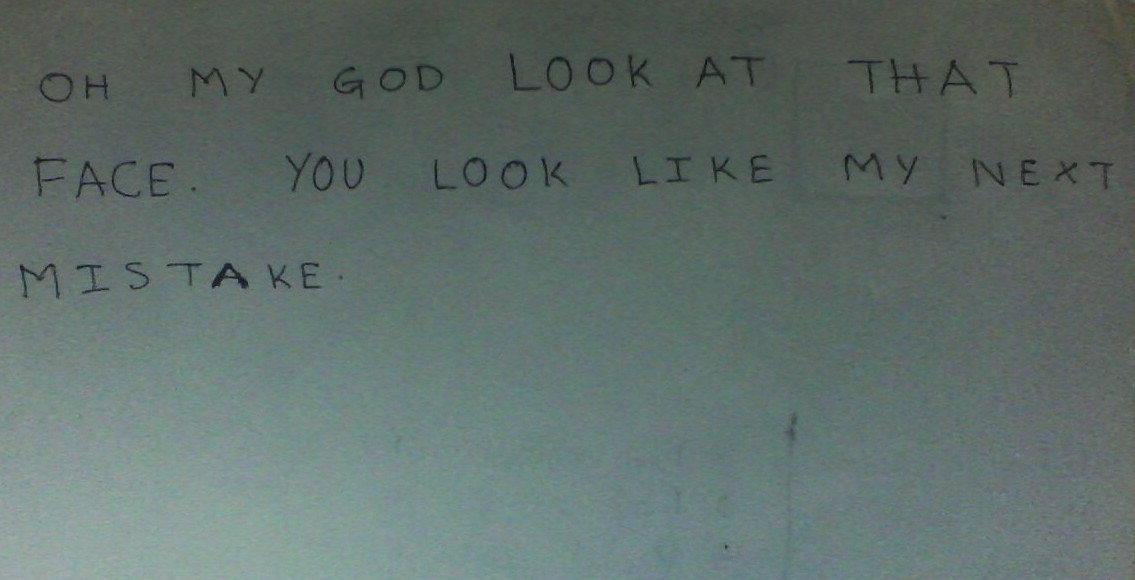
#> input picture Training/Test_images/crop1.jpg, 1135 x 580 px, found by its file name
$ python test_contour.py   (older library calls are emulated)
#> lines starting #> are read from the running program, lines starting #| are printed output that depends on the picture; after the words box and inside, x2 and y2 are one past the last pixel; in counts of white or black regions, pixels touching at a corner belong together
import cv2
im = cv2.imread('/home/captain_jack/Codes/OCR/crop1.jpg')
#> im is the input picture: shape (580, 1135, 3); mean B, G, R 106.7, 110.8, 96.2
gray = cv2.cvtColor(im,cv2.COLOR_BGR2GRAY)
edges = cv2.Canny(gray,40,100)
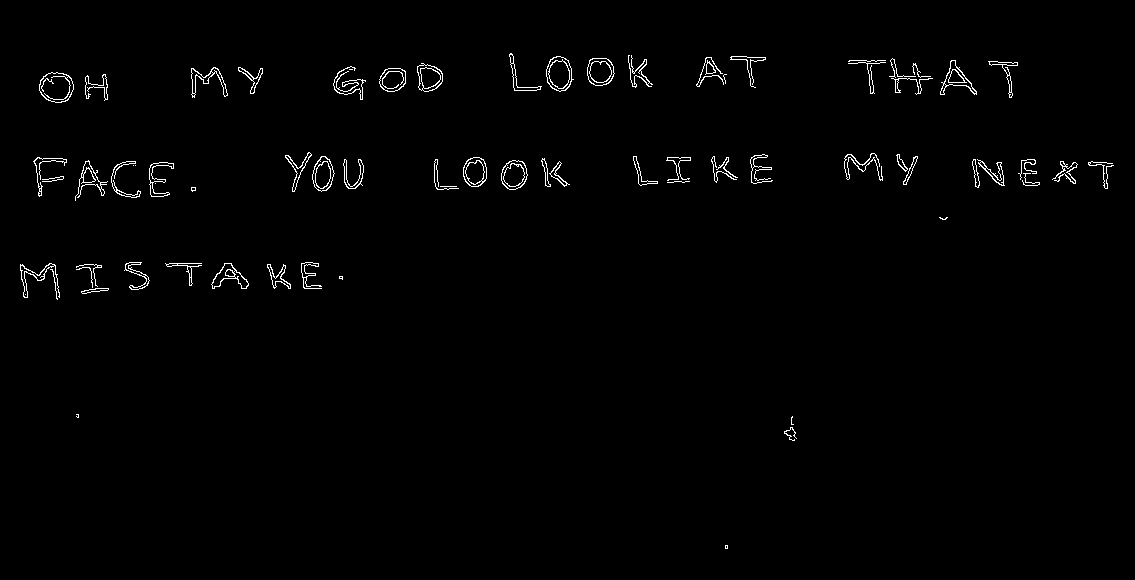
#> edges: shape (580, 1135); 1.1% white in thin lines or dots, all inside (x1, y1, x2, y2) = (20, 53, 1114, 549)
im2, cnts, hierarchy = cv2.findContours(
    edges,
    cv2.RETR_EXTERNAL,
    cv2.CHAIN_APPROX_SIMPLE)
#> cnts = 72 contours, 30 with area under 20; largest, box (x1, y1, x2, y2) and area: (39, 72, 74, 103) 807, (546, 56, 574, 92) 700, (587, 58, 615, 86) 606, (501, 160, 528, 190) 591, (463, 157, 487, 187) 553
cv2.drawContours(im,cnts,-1,(0,255,255),1)
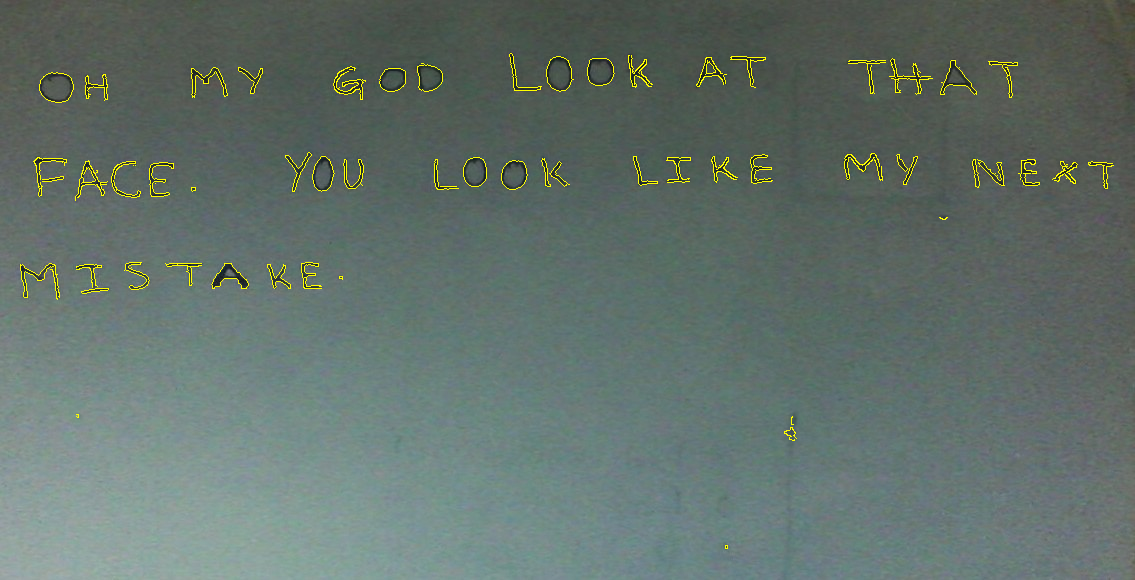
#> im: shape (580, 1135, 3); 0.91% of pixels changed, all inside (x1, y1, x2, y2) = (20, 53, 1114, 549)
#cnts = sorted(cnts,key=cv2.contourArea,reverse=True)

#cv2.imshow('Edges',edges)
count = 0
##l = []
for i in range(len(cnts)):
    x,y,w,h = cv2.boundingRect(cnts[i])
    ar = w / float(h)
    if ar >=0.5 and ar <=2:
        if (w >= 15 and w <=50) and (h>=15 and h <=80):
            ##l = l + [i]
            cv2.putText(im,str(count),(x,y),cv2.FONT_ITALIC,0.4,(0,255,0),1)
            #cv2.rectangle(im,(x,y),(x+w,y+h),(0,255,0),1)
            count  = count + 1
#> this loop made 72 passes
#> (x, y, w, h, ar) on passes 1 to 12: (725, 545, 3, 4, 0.75), (784, 427, 13, 14, 0.929), (791, 416, 3, 9, 0.333), (76, 414, 3, 4, 0.75), (81, 288, 28, 6, 4.67), (339, 276, 4, 4, 1), (50, 269, 8, 31, 0.258), (76, 267, 17, 21, 0.81), (267, 264, 24, 25, 0.96), (76, 264, 26, 23, 1.13), (211, 263, 38, 26, 1.46), (165, 263, 37, 23, 1.61)
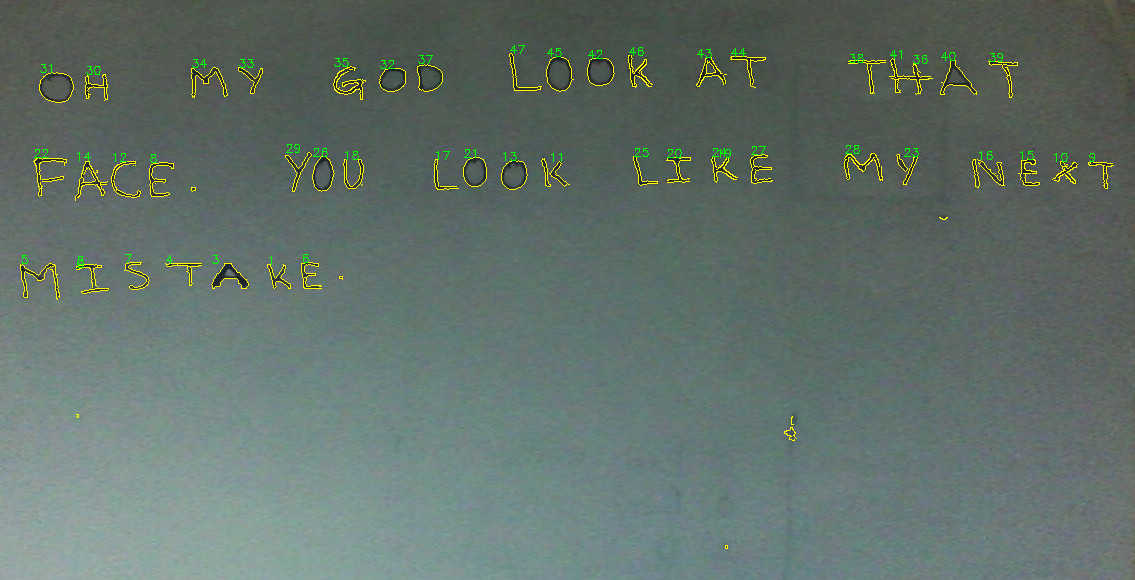
#> im: shape (580, 1135, 3); 0.25% of pixels changed, all inside (x1, y1, x2, y2) = (21, 45, 1095, 268)
#> after the loop, count = 48

    # [4 lines of commented-out code are left out]
cv2.putText(im, 'Contours Found : '+str(count),(20,20),cv2.FONT_HERSHEY_COMPLEX_SMALL,1,(0,255,0),1)
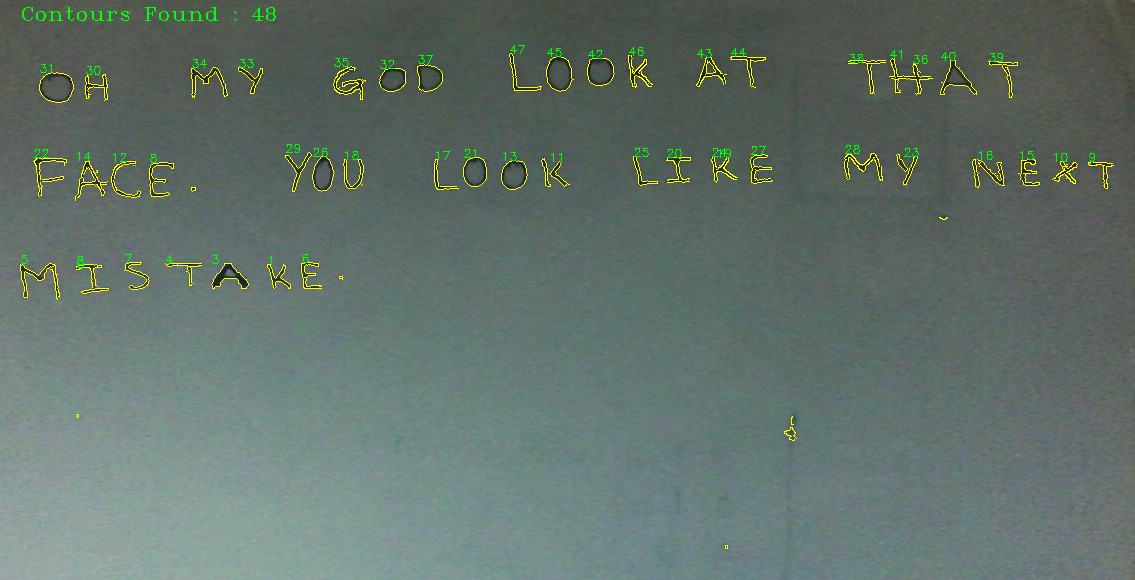
#> im: shape (580, 1135, 3); 0.11% of pixels changed, all inside (x1, y1, x2, y2) = (22, 7, 276, 21)

# [8 lines of commented-out code are left out]

cv2.imshow('Contours',im)
if cv2.waitKey(90000):
#> (key Esc is pressed here)
    cv2.destroyAllWindows()

$ run again, with Training/Test_images/uncrop.jpg copied over Training/Test_images/crop1.jpg
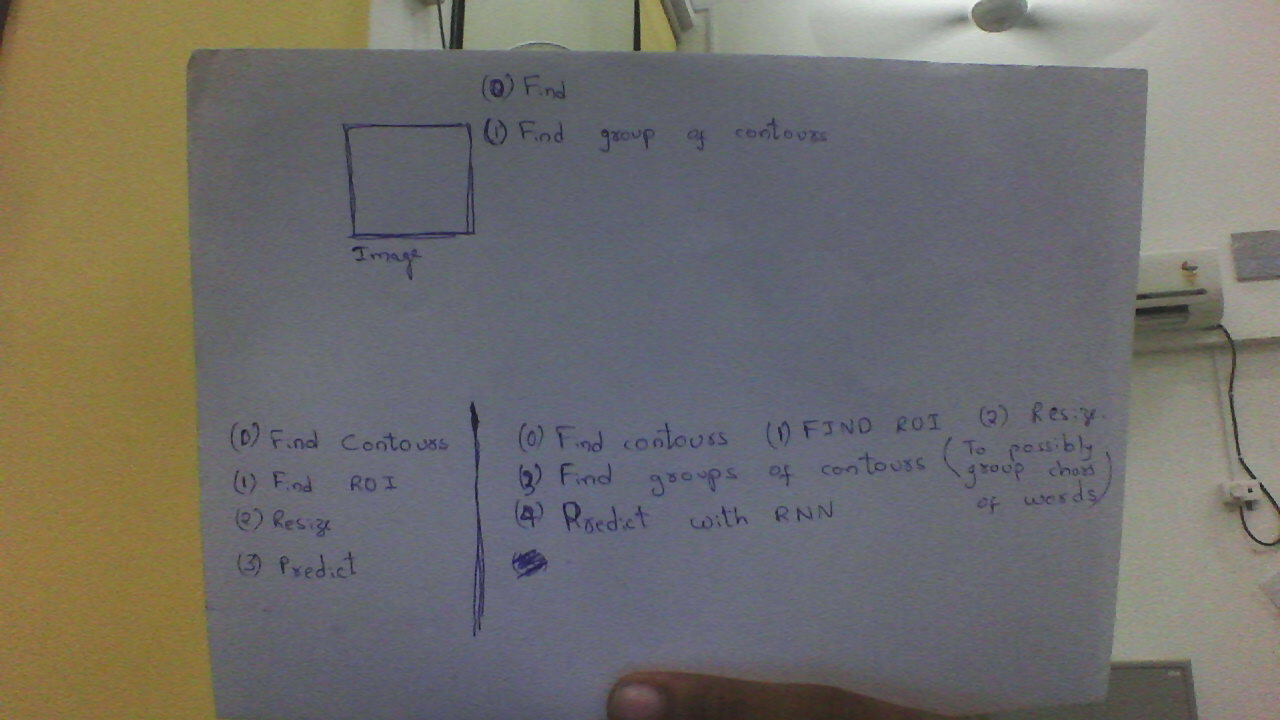
#> input picture Training/Test_images/uncrop.jpg, 1280 x 720 px, found by its file name
#> im is the input picture: shape (720, 1280, 3); mean B, G, R 107, 110.5, 113
#> `edges = cv2.Canny(gray,40,100)`:
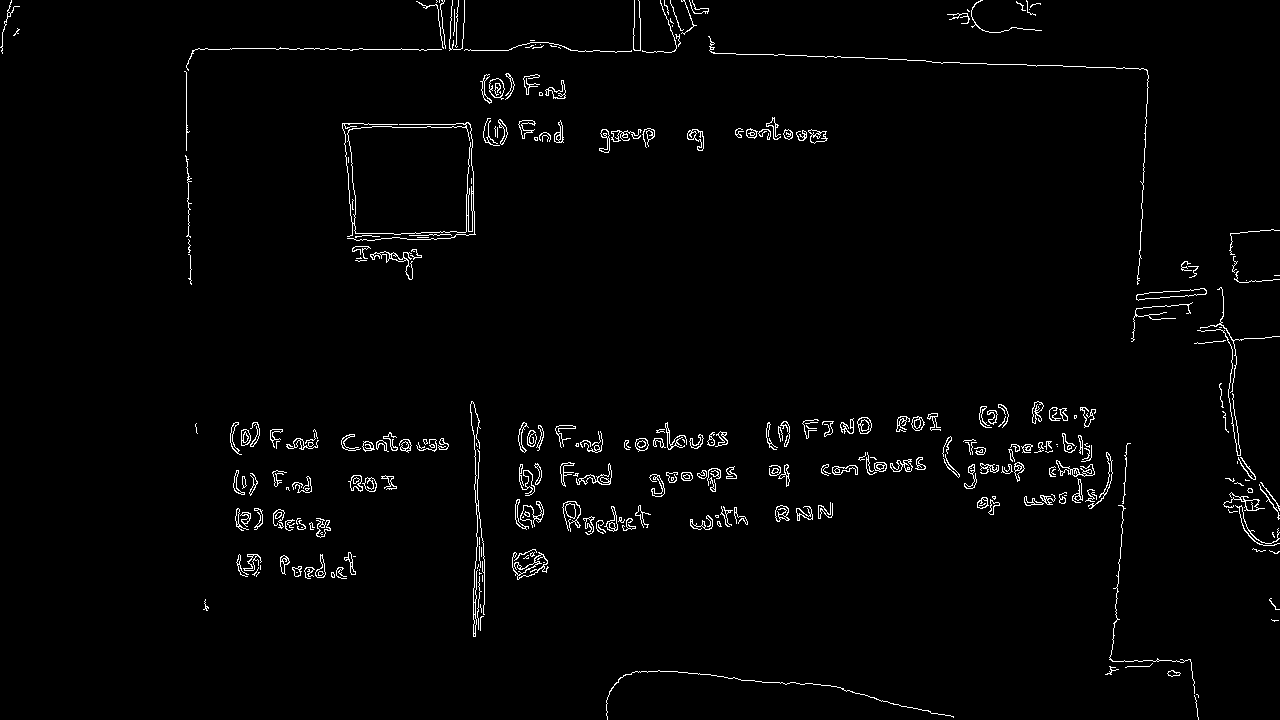
#> edges: shape (720, 1280); 2% white in thin lines or dots
#> cnts = 311 contours, 204 with area under 20; largest, box (x1, y1, x2, y2) and area: (342, 122, 476, 241) 12656, (1136, 288, 1207, 301) 382, (512, 552, 549, 580) 280, (489, 78, 505, 100) 225, (576, 463, 612, 485) 208
#> the loop `for i in range(len(cnts)):` made 311 passes
#> (x, y, w, h, ar) on passes 1 to 8: (1194, 695, 5, 25, 0.2), (1196, 694, 3, 4, 0.75), (1167, 670, 14, 7, 2), (606, 670, 348, 50, 6.96), (1105, 666, 14, 9, 1.56), (1125, 663, 28, 5, 5.6), (1271, 619, 8, 3, 2.67), (480, 616, 4, 15, 0.267)
#> after the loop `for i in range(len(cnts)):`: count = 45
#> `cv2.putText(im, 'Contours Found : '+str(count),(20,20),cv2.FONT_HERSHE..`:
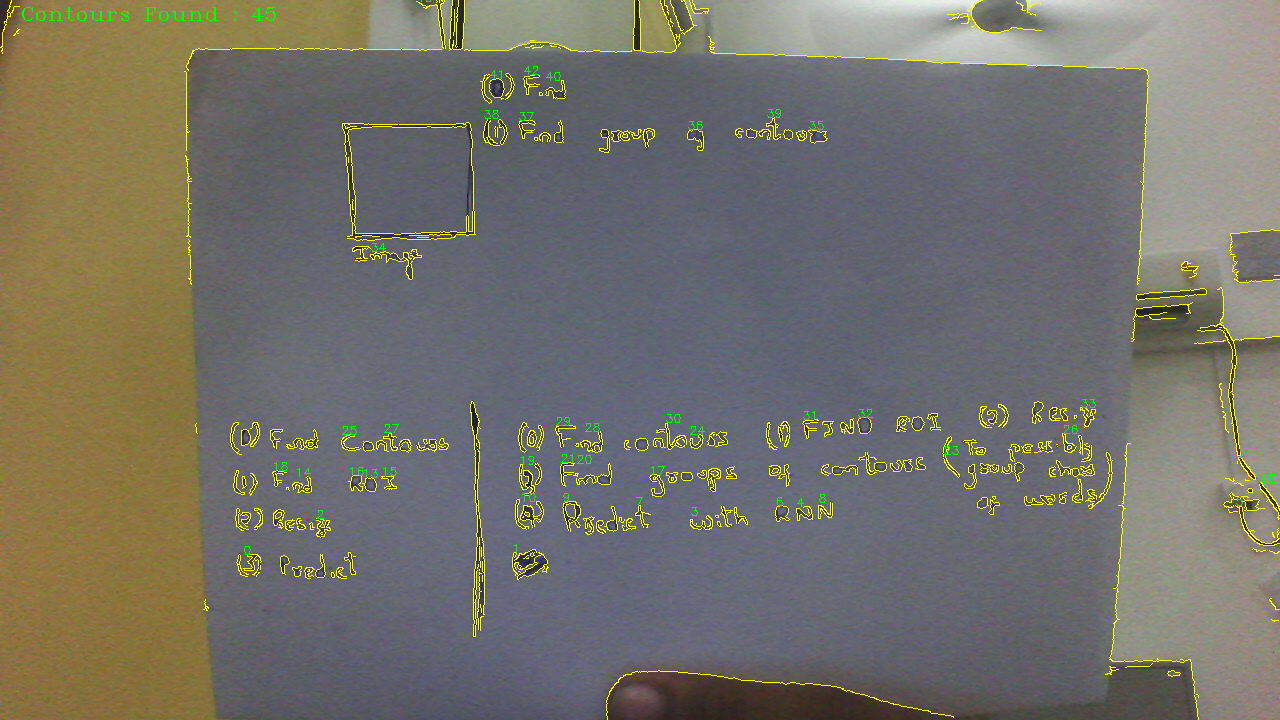
#> im: shape (720, 1280, 3); mean B, G, R 105, 113.8, 115.7
